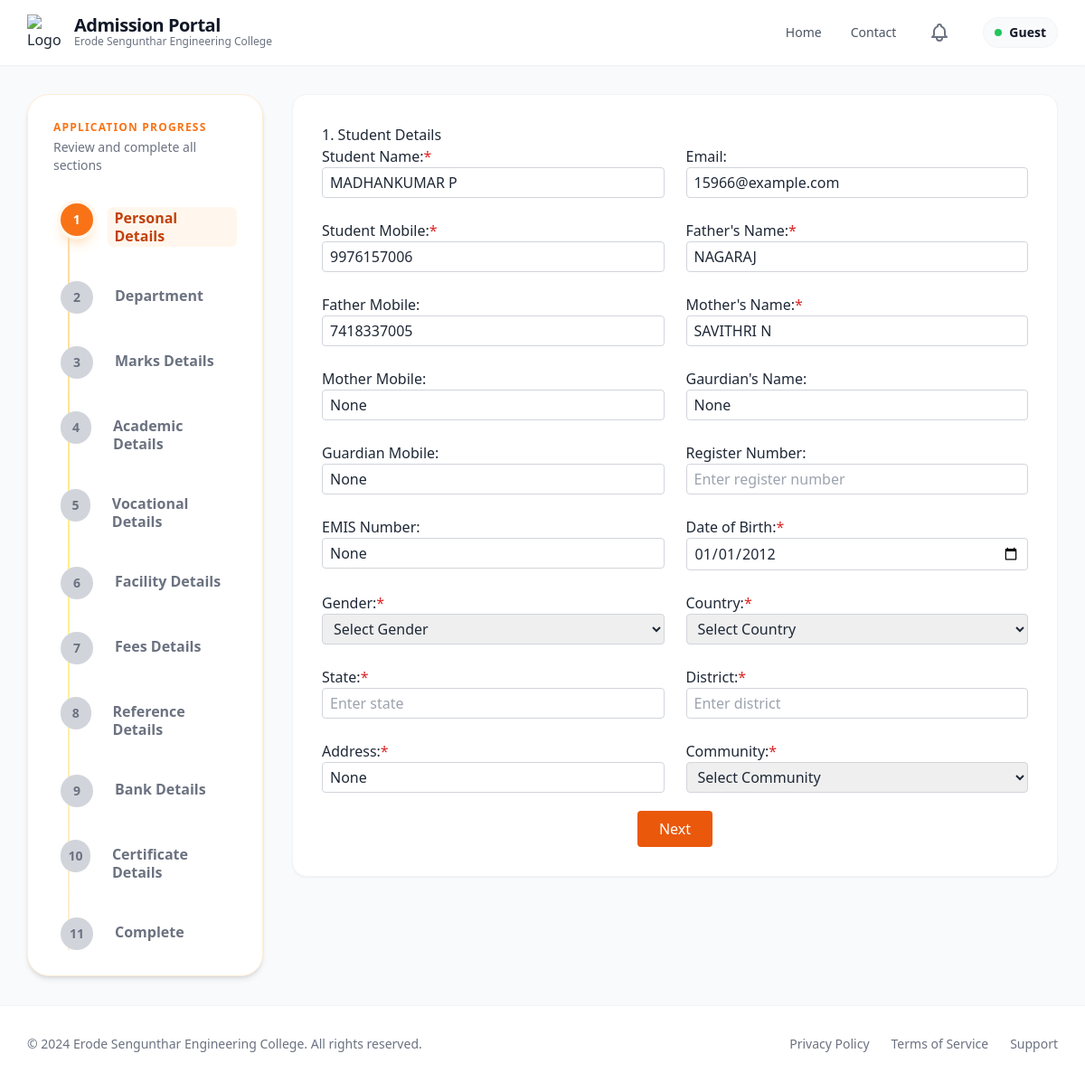
Screenshot of /personal_details/1000/ with the database file from the repository.
### app/models.py (models this page shows, shortened)
class Admission(models.Model):
    ADMISSION_STATUS_CHOICES = (
        ('enquired', 'Enquired'),
        ('admitted', 'Admitted'),
        ('discontinued', 'Discontinued'),
        ('left', 'Left'),
    )
    admission_status = models.CharField(max_length=20, choices=ADMISSION_STATUS_CHOICES, default='enquired')
    application_number = models.CharField(max_length=100, blank=True, null=True)
    application_date = models.DateField(blank=True, null=True)
    admission_date = models.DateField(blank=True, null=True)
    allotment_number = models.CharField(max_length=100, blank=True, null=True)
    portal_status = models.CharField(max_length=50, blank=True, null=True)
    quota = models.CharField(max_length=50, blank=True, null=True)
    roll_number = models.CharField(max_length=100, blank=True, null=True)
    unique_id = models.CharField(max_length=100, blank=True, null=True)
    umis_number = models.CharField(max_length=100, blank=True, null=True)
    level = models.CharField(max_length=10, blank=True, null=True)
    course = models.CharField(max_length=100, blank=True, null=True)
    branch = models.CharField(max_length=100, blank=True, null=True)
    department_preferences = models.JSONField(default=dict, blank=True, null=True)
    pg_dept = models.CharField(max_length=255, blank=True, null=True)
    is_fg = models.BooleanField(default=False, blank=True, null=True)
    fg_number = models.CharField(max_length=100, blank=True, null=True)
    pmss = models.BooleanField(default=False, blank=True, null=True)
    seven_five = models.BooleanField(default=False, blank=True, null=True)
    student_name = models.CharField(max_length=255, blank=True, null=True)
    dob = models.DateField(blank=True, null=True)
    gender = models.CharField(max_length=10, blank=True, null=True)
    community = models.CharField(max_length=50, blank=True, null=True)
    caste = models.CharField(max_length=100, blank=True, null=True)
    region = models.CharField(max_length=100, blank=True, null=True)
    aadhaar_number = models.CharField(max_length=12, blank=True, null=True)
    father_name = models.CharField(max_length=255, blank=True, null=True)
    mother_name = models.CharField(max_length=255, blank=True, null=True)
    guardian_name = models.CharField(max_length=255, blank=True, null=True)
    father_mobile = models.CharField(max_length=15, blank=True, null=True)
    mother_mobile = models.CharField(max_length=15, blank=True, null=True)
    guardian_mobile = models.CharField(max_length=15, blank=True, null=True)
    email = models.EmailField(blank=True, null=True)
    student_mobile = models.CharField(max_length=15, blank=True, null=True)
    address = models.TextField(blank=True, null=True)
    pincode = models.CharField(max_length=10, blank=True, null=True)
    district = models.CharField(max_length=100, blank=True, null=True)
    state = models.CharField(max_length=100, blank=True, null=True)
    country = models.CharField(max_length=100, blank=True, null=True)
    qualification = models.CharField(max_length=10, blank=True, null=True)
    tenth_total = models.CharField(max_length=50, blank=True, null=True)
    tenth_percentage = models.CharField(max_length=50, blank=True, null=True)
    twelfth_total = models.CharField(max_length=50, blank=True, null=True)
    twelfth_percentage = models.CharField(max_length=50, blank=True, null=True)
    twelfth_major = models.CharField(max_length=255, blank=True, null=True)
    twelth_reg_no = models.CharField(max_length=50, blank=True, null=True)
    maths_marks = models.DecimalField(max_digits=5, decimal_places=2, blank=True, null=True)
    physics_marks = models.DecimalField(max_digits=5, decimal_places=2, blank=True, null=True)
    chemistry_marks = models.DecimalField(max_digits=5, decimal_places=2, blank=True, null=True)
    cutoff_marks = models.DecimalField(max_digits=5, decimal_places=2, blank=True, null=True)
    diploma_total = models.CharField(max_length=50, blank=True, null=True)
    diploma_percentage = models.CharField(max_length=50, blank=True, null=True)
    diploma_major = models.CharField(max_length=255, blank=True, null=True)
    board = models.CharField(max_length=50, blank=True, null=True)
    year_passing = models.IntegerField(blank=True, null=True)
    medium = models.CharField(max_length=50, blank=True, null=True)
    last_school = models.CharField(max_length=255, blank=True, null=True)
    vocational_stream = models.CharField(max_length=255, blank=True, null=True)
    skill_proof = models.FileField(upload_to=vocational_upload_path, blank=True, null=True)
    admission_fee = models.DecimalField(max_digits=10, decimal_places=2, blank=True, null=True)
    tuition_fee = models.DecimalField(max_digits=10, decimal_places=2, blank=True, null=True)
    college_fee = models.DecimalField(max_digits=10, decimal_places=2, blank=True, null=True)
    university_fee = models.DecimalField(max_digits=10, decimal_places=2, blank=True, null=True)
    hostel_fee = models.DecimalField(max_digits=10, decimal_places=2, blank=True, null=True)
    bus_fee = models.DecimalField(max_digits=10, decimal_places=2, blank=True, null=True)
    other_fee = models.DecimalField(max_digits=10, decimal_places=2, blank=True, null=True)
    paid_fee = models.DecimalField(max_digits=10, decimal_places=2, blank=True, null=True)
    concession_amount = models.DecimalField(max_digits=10, decimal_places=2, blank=True, null=True)
    balance_fee = models.DecimalField(max_digits=10, decimal_places=2, blank=True, null=True)
    pending_amount = models.DecimalField(max_digits=10, decimal_places=2, blank=True, null=True)
    transaction_id = models.CharField(max_length=50, blank=True, null=True)
    transaction_date = models.DateTimeField(blank=True, null=True)
    had_paid = models.BooleanField(default=False, blank=True, null=True)
    facility_type = models.CharField(max_length=20, blank=True, null=True)
    hostel_name = models.CharField(max_length=100, blank=True, null=True)
    boarding_point = models.CharField(max_length=100, blank=True, null=True)
    bus_needed = models.CharField(max_length=10, blank=True, null=True)
    bus_route = models.CharField(max_length=255, blank=True, null=True)
    hostel_needed = models.CharField(max_length=10, blank=True, null=True)
    hostel_type = models.CharField(max_length=100, blank=True, null=True)
    room_type = models.CharField(max_length=100, blank=True, null=True)
    mess_type = models.CharField(max_length=100, blank=True, null=True)
    hostel_fee_amount = models.DecimalField(max_digits=10, decimal_places=2, blank=True, null=True)
    account_holder_name = models.CharField(max_length=255, blank=True, null=True)
    account_number = models.CharField(max_length=30, blank=True, null=True)
    bank_name = models.CharField(max_length=100, blank=True, null=True)
    ifsc_code = models.CharField(max_length=15, blank=True, null=True)
    bank_branch = models.CharField(max_length=100, blank=True, null=True)
    seeding_status = models.CharField(max_length=50, blank=True, null=True)
    reference_name = models.CharField(max_length=255, blank=True, null=True)
    contact_number = models.CharField(max_length=15, blank=True, null=True)
    relationship = models.CharField(max_length=100, blank=True, null=True)
    reference_mobile = models.CharField(max_length=15, blank=True, null=True)
    reference_department = models.CharField(max_length=255, blank=True, null=True)
    reference_designation = models.CharField(max_length=255, blank=True, null=True)
    tc = models.FileField(upload_to=certificate_upload_path, blank=True, null=True)
    community_cert = models.FileField(upload_to=certificate_upload_path, blank=True, null=True)
    aadhaar = models.FileField(upload_to=certificate_upload_path, blank=True, null=True)
    tenth_marksheet = models.FileField(upload_to=certificate_upload_path, blank=True, null=True)
    twelfth_marksheet = models.FileField(upload_to=certificate_upload_path, blank=True, null=True)
    photo = models.FileField(upload_to=photo_upload_path, blank=True, null=True)
    created_at = models.DateTimeField(auto_now_add=True)

### app/application_forms/personal_details.py (the view, shortened to what this page needs)
# urls.py: path('personal_details/', personal_details.personal_details, name='personal_details'),
def personal_details(request, pk=None):
    admission = Admission.objects.filter(pk=pk).first() if pk else None
    return render(request, 'details_form/personal_details.html', {
        'admission': admission,
        'pk': pk,
        'title': 'Personal Details',
        'steps': get_steps(),
        'current_step': 1
    })

### app/utils.py (called while the page is built)
def get_steps():
    return [
        {"number": 1, "label": "Personal Details"},
        {"number": 2, "label": "Department"},
        {"number": 3, "label": "Marks Details"},
        {"number": 4, "label": "Academic Details"},
        {"number": 5, "label": "Vocational Details"},
        {"number": 6, "label": "Facility Details"},
        {"number": 7, "label": "Fees Details"},
        {"number": 8, "label": "Reference Details"},
        {"number": 9, "label": "Bank Details"},
        {"number": 10, "label": "Certificate Details"},
        {"number": 11, "label": "Complete"},
    ]

### templates/details_form/personal_details.html (shortened to what this page needs)
{% extends 'details_form/Created_base.html' %}
{% block content %}
{% include "details_form/tracker.html" %}
<div class="col-span-1 lg:col-span-9">
  <div class="bg-white rounded-2xl shadow-sm border border-gray-100 p-6 md:p-8">
    <script src="https://cdn.tailwindcss.com"></script>
    <script src="https://cdn.tailwindcss.com"></script>
<form method="post" enctype="multipart/form-data" action="{% url 'personal_details' %}{% if pk %}?pk={{ pk }}{% endif %}" id="personalForm">
  <div class="card">
    <h2>1. Student Details</h2>
    <div class="grid grid-cols-1 md:grid-cols-2 gap-6">
      <div>
        <label>Student Name:<span class="text-red-600">*</span></label>
        <input type="text" name="student_name" value="{% if admission %}{{ admission.student_name }}{% endif %}" placeholder="Enter your full name" required class="w-full border border-gray-300 rounded px-2 py-1">
      </div>
      <div>
        <label>Email:</label>
        <input type="email" name="email" value="{% if admission %}{{ admission.email }}{% endif %}" placeholder="Enter your email" required class="w-full border border-gray-300 rounded px-2 py-1">
      </div>
      <div>
        <label>Student Mobile:<span class="text-red-600">*</span></label>
        <input type="tel" name="student_mobile" value="{% if admission %}{{ admission.student_mobile }}{% endif %}" placeholder="Enter student mobile number" class="w-full border border-gray-300 rounded px-2 py-1">
      </div>
      <div>
        <label>Father's Name:<span class="text-red-600">*</span></label>
        <input type="text" name="father_name" value="{% if admission %}{{ admission.father_name }}{% endif %}" placeholder="Enter your full name" class="w-full border border-gray-300 rounded px-2 py-1">
      </div>
      <div>
        <label>Father Mobile:</label>
        <input type="tel" name="father_mobile" value="{% if admission %}{{ admission.father_mobile }}{% endif %}" placeholder="Enter father mobile number" class="w-full border border-gray-300 rounded px-2 py-1">
      </div>
      <div>
        <label>Mother's Name:<span class="text-red-600">*</span></label>
        <input type="text" name="mother_name" value="{% if admission %}{{ admission.mother_name }}{% endif %}" placeholder="Enter your full name" class="w-full border border-gray-300 rounded px-2 py-1">
      </div>
      <div>
        <label>Mother Mobile:</label>
        <input type="tel" name="mother_mobile" value="{% if admission %}{{ admission.mother_mobile }}{% endif %}" placeholder="Enter mother mobile number" class="w-full border border-gray-300 rounded px-2 py-1">
      </div>
      <div>
        <label>Gaurdian's Name:</label>
        <input type="text" name="guardian_name" value="{% if admission %}{{ admission.guardian_name }}{% endif %}" placeholder="Enter your full name" class="w-full border border-gray-300 rounded px-2 py-1">
      </div>
      <div>
        <label>Guardian Mobile:</label>
        <input type="tel" name="guardian_mobile" value="{% if admission %}{{ admission.guardian_mobile }}{% endif %}" placeholder="Enter guardian mobile number" class="w-full border border-gray-300 rounded px-2 py-1">
      </div>
      <div>
        <label>Register Number:</label>
        <input type="text" name="register_number" value="{% if admission %}{{ admission.register_number }}{% endif %}" placeholder="Enter register number" required class="w-full border border-gray-300 rounded px-2 py-1">
      </div>
      <div>
        <label>EMIS Number:</label>
        <input type="text" name="umis_number" value="{% if admission %}{{ admission.umis_number }}{% endif %}" placeholder="Enter register number" class="w-full border border-gray-300 rounded px-2 py-1">
      </div>
      <div>
        <label>Date of Birth:<span class="text-red-600">*</span></label>
        <input type="date" name="dob" value="{% if admission %}{{ admission.dob|date:'Y-m-d' }}{% endif %}" required class="w-full border border-gray-300 rounded px-2 py-1">
      </div>
      <div>
        <label>Gender:<span class="text-red-600">*</span></label>
        <select name="gender" required class="w-full border border-gray-300 rounded px-2 py-1">
          <option value="">Select Gender</option>
        </select>
      </div>
      <div>
        <label>Country:<span class="text-red-600">*</span></label>
        <select name="country" id="country" required class="w-full border border-gray-300 rounded px-2 py-1">
          <option value="">Select Country</option>
        </select>
      </div>
      <div>
        <label>State:<span class="text-red-600">*</span></label>
        <input type="text" name="state_others" id="state_input" placeholder="Enter state" style="display:none;" class="w-full border border-gray-300 rounded px-2 py-1">
      </div>
      <div>
        <label>District:<span class="text-red-600">*</span></label>
        <input type="text" name="district_others" id="district_input" placeholder="Enter district" style="display:none;" class="w-full border border-gray-300 rounded px-2 py-1">
      </div>
      <div>
        <label>Address:<span class="text-red-600">*</span></label>
        <input type="text" name="address" value="{% if admission %}{{ admission.address }}{% endif %}" placeholder="Enter address" required class="w-full border border-gray-300 rounded px-2 py-1">
      </div>
      <div>
        <label>Community:<span class="text-red-600">*</span></label>
        <select name="community" class="w-full border border-gray-300 rounded px-2 py-1">
          <option value="">Select Community</option>
        </select>
      </div>
    </div>
    <div class="text-center mt-5">
      <button type="submit" class="bg-orange-600 text-white px-6 py-2 rounded hover:bg-orange-700">Next</button>
    </div>
  </div>
</form>
  </div>
</div>
{% endblock %}

### templates/details_form/Created_base.html (style rules this page uses)
button { background-color: #f59e0b; color: #ffffff; padding: 0.5rem 1.5rem; border-radius: 9999px; border: none; cursor: pointer; transition: background-color 0.2s ease-in-out; }

### rows the page displays
Admission: student_name "MADHANKUMAR P", email "15966@example.com", student_mobile "9976157006", father_name "NAGARAJ", father_mobile "7418337005", mother_name "SAVITHRI N", mother_mobile "None", guardian_name "None", guardian_mobile "None", umis_number "None", dob "01/01/2012", address "None"

### other values shown
{{ user.username|default:"Guest" }} "Guest"
{{ step.number }} "1" "2" "3" "4" "5" "6" "7" "8" "9" "10" "11"
{{ step.label }} "Personal Details" "Department" "Marks Details" "Academic Details" "Vocational Details" "Facility Details" "Fees Details" "Reference Details" "Bank Details" "Certificate Details" "Complete"
